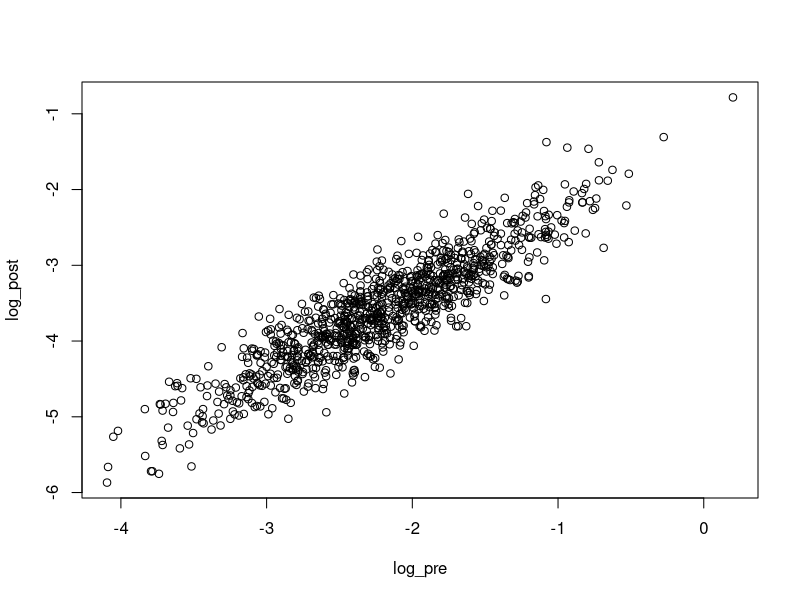
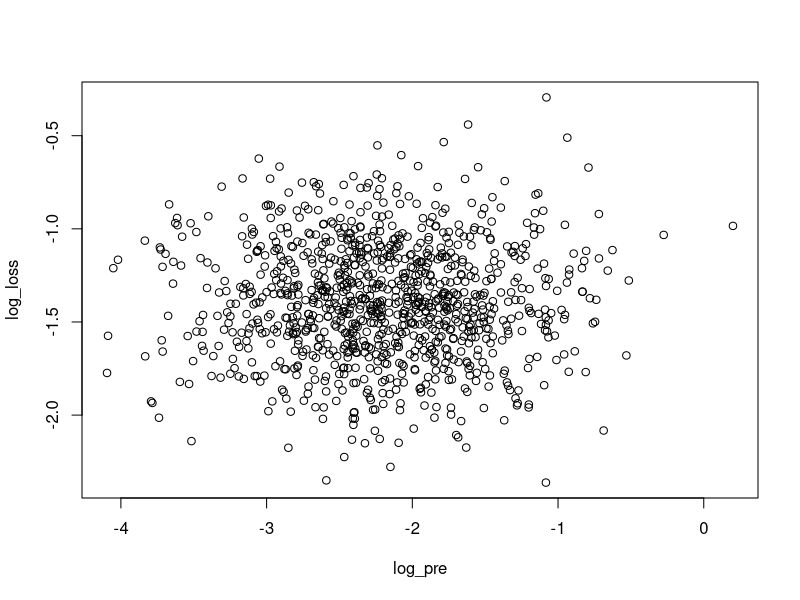
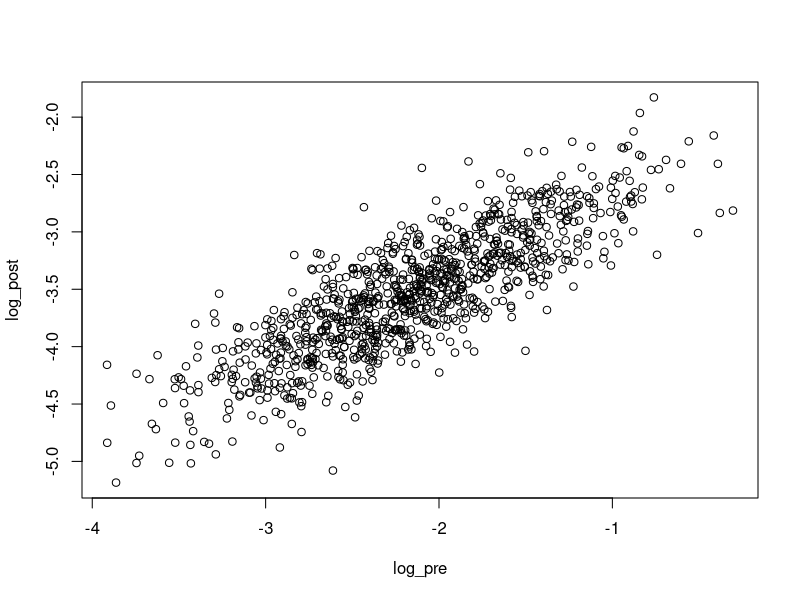
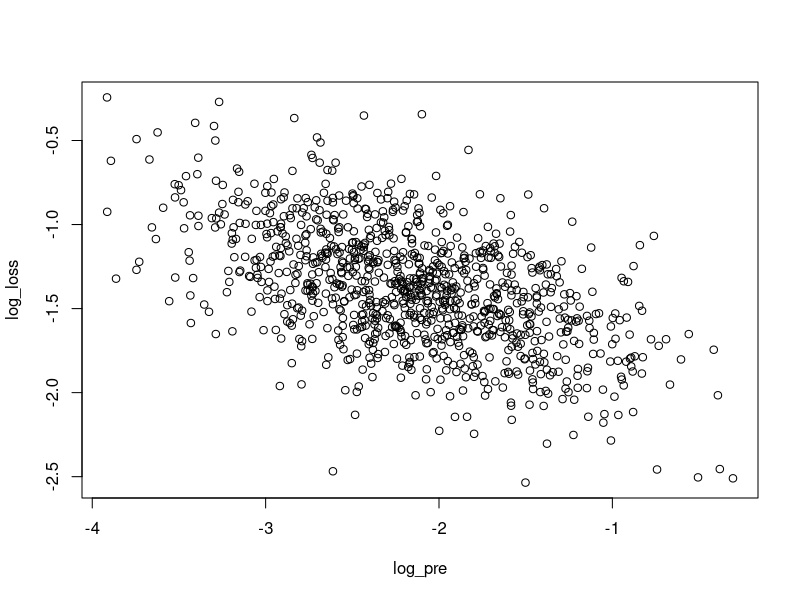
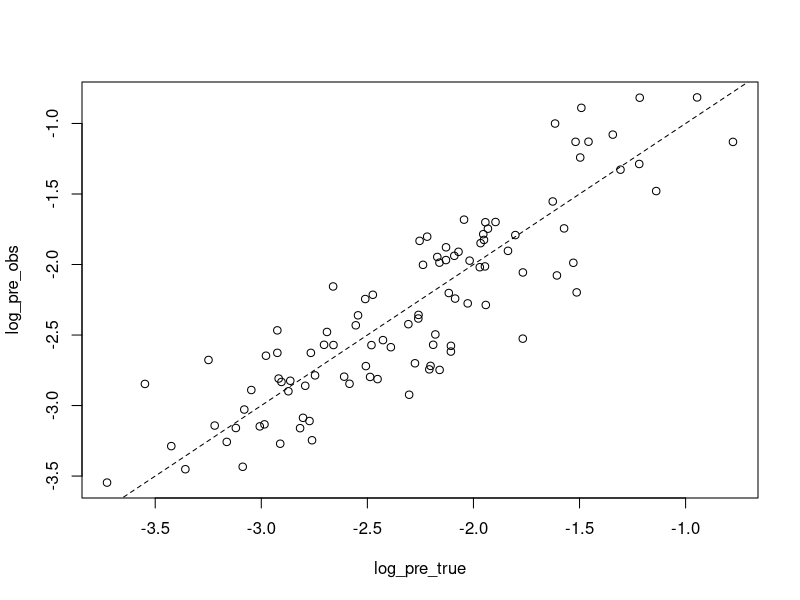
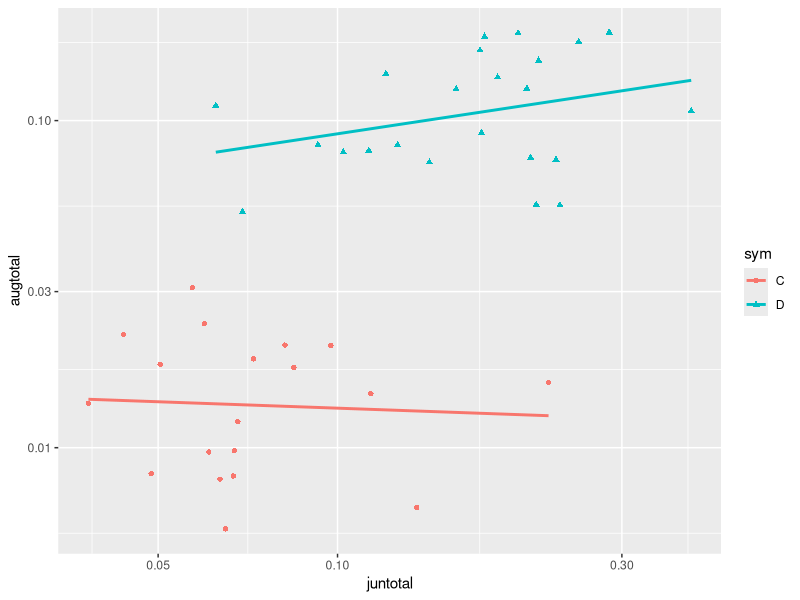
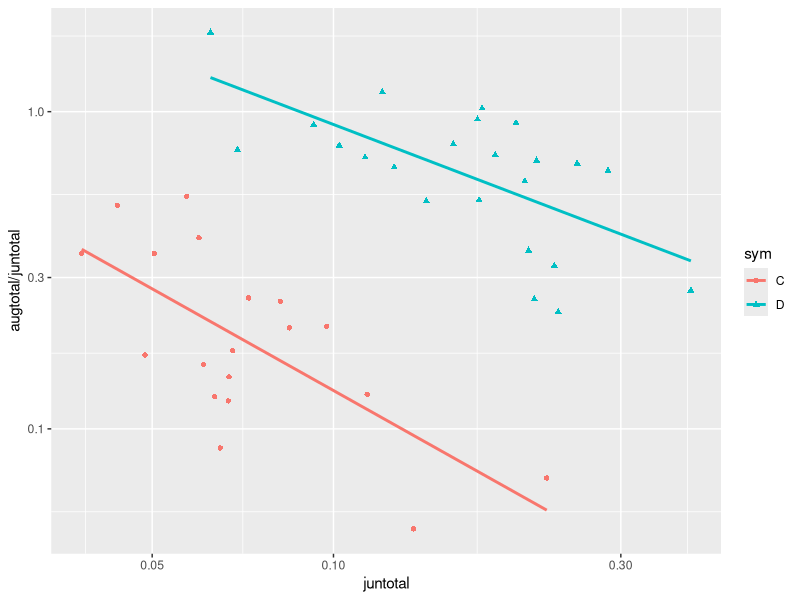
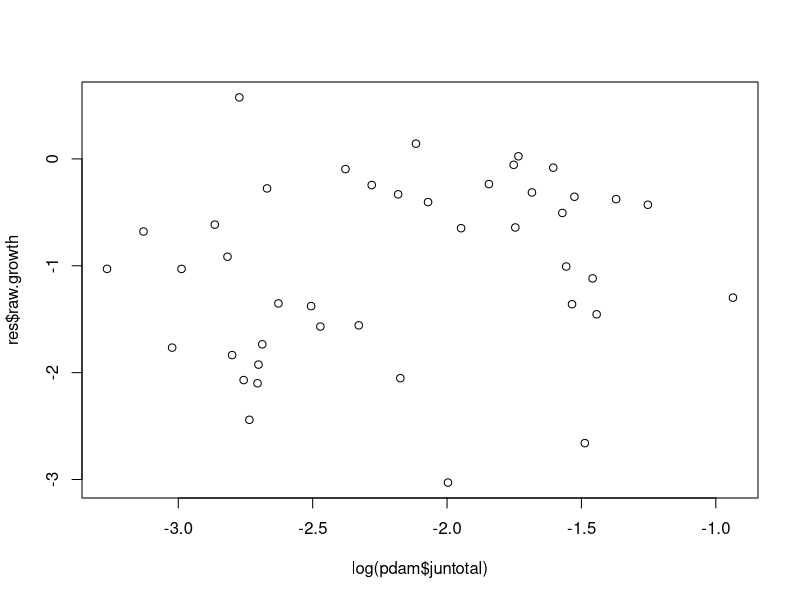

Here is the R script that generated these plots, in order:
## ---- chunk 1
knitr::opts_chunk$set(echo = TRUE)
## ---- chunk 2
# Load libraries
library(tidyverse)

# ----------------------------------------------------------
# 1. Simulate a Null Model with No Biological Relationship
# ----------------------------------------------------------
# Goal: Confirm that if log_loss is independent of log_pre, regression shows no spurious slope
# assumes log percent of symbionts lost is random normal

set.seed(1)
log_pre <- rnorm(1000, mean = -2.2, sd = 0.63)              # Pre-bleaching log SHR
log_loss <- rnorm(1000, mean = log(0.25), sd = 0.3)         # Independent log-loss
log_post <- log_pre + log_loss                              # Post = Pre + noise

# Expect: slope ≈ 1
summary(lm(log_post ~ log_pre))     
plot(log_pre, log_post)

# Expect: slope ≈ 0
summary(lm(log_loss ~ log_pre))
plot(log_pre, log_loss)


# ----------------------------------------------------------
# 2. Simulate a True Density-Dependent Relationship
# ----------------------------------------------------------
# Goal: Simulate a case where more symbionts causes greater loss (true relationship)

set.seed(2)
log_pre <- rnorm(1000, mean = -2.2, sd = 0.63)
b <- -0.2  # more symbionts → more loss
log_loss <- b * scale(log_pre)[,1] + rnorm(1000, mean = log(0.25), sd = 0.3)
log_post <- log_pre + log_loss

# Expect: slope < 1 (indicating higher initial SHR leads to proportionally greater loss)
summary(lm(log_post ~ log_pre))   
plot(log_pre, log_post)

# Expect: slope < 0 (log_loss decreases as log_pre increases)
summary(lm(log_loss ~ log_pre))  
plot(log_pre, log_loss)


# ----------------------------------------------------------
# 3. Demonstrate Mathematical Coupling via Shared Noise
# ----------------------------------------------------------
# Goal: Show how shared noise (e.g., from measurement error) can induce spurious slope

set.seed(3)
log_pre_true <- rnorm(1000, mean = -2.2, sd = 0.63)
log_pre_obs <- log_pre_true + rnorm(1000, sd = 0.2)  # observed with error
log_post <- log_pre_true + rnorm(1000, mean = log(0.25), sd = 0.3)
log_loss <- log_post - log_pre_obs  # uses noisy log(pre) → coupling

# Expect: slope < 0 even though post was independent of obs
summary(lm(log_loss ~ log_pre_obs))     


# expanded version of this
# True pre-bleaching log values
log_pre_true <- rnorm(100, mean = -2.2, sd = 0.63)

# Observed pre values include measurement error
log_pre_obs <- log_pre_true + rnorm(100, sd = 0.3)
plot(log_pre_true, log_pre_obs)
abline(0, 1, lty = 2)

# Simulate post values: depend on true pre, but not observed pre
log_post <- log_pre_true + rnorm(100, mean = log(0.25), sd = 0.3)

# Calculate log-loss using observed (noisy) log(pre)
log_loss <- log_post - log_pre_obs

# Regress log_loss ~ log_pre_obs
summary(lm(log_loss ~ log_pre_obs))
# Regress log_loss ~ log_pre_true
summary(lm(log_loss ~ log_pre_true))



# ----------------------------------------------------------
# 4. Use the Equivalent Formulation for Slope Testing
# ----------------------------------------------------------
# Recall: log(post/pre) = log(post) - log(pre)
# Therefore:
#   slope(log(post/pre) ~ log(pre)) < 0
# ⟺ slope(log(post) ~ log(pre)) < 1

set.seed(4)
log_pre <- rnorm(1000, mean = -2.2, sd = 0.63)
log_loss <- rnorm(1000, mean = log(0.25), sd = 0.3)
log_post <- log_pre + log_loss

# These are equivalent tests:
mod1 <- lm(log_post ~ log_pre)
mod2 <- lm(log_post - log_pre ~ log_pre)

summary(mod1)  # test if slope < 1
summary(mod2)  # test if slope < 0 (same result)


# ----------------------------------------------------------
# 5. Apply in Real Data with Simulation or Mixed Models
# ----------------------------------------------------------
# Real data: to determine if observed slope is meaningful
# - Use linear mixed models if repeated measures
# - Compare to null simulations (e.g., above)
# - Consider bootstrapping to assess slope uncertainty

# Note: not run here, but this structure can guide real data analysis.
pdam <- read_csv("PdamRbleaching.csv")
pdam %>% 
  group_by(sym) %>%
  summarise(across(c(juntotal, augtotal), 
                   list(mean = ~mean(log(.)), sd = ~sd(log(.)))))

ggplot(pdam, aes(x = juntotal, y = augtotal, 
                 shape = sym, color = sym)) +
  geom_point() +
  scale_x_log10() +
  scale_y_log10() +
  geom_smooth(method = "lm", se = FALSE)
mod <- lm(log(augtotal) ~ log(juntotal) + sym, data = pdam)
summary(mod)
  

ggplot(pdam, aes(x = juntotal, y = augtotal/juntotal, shape = sym, color = sym)) +
  geom_point() +
  scale_x_log10() +
  scale_y_log10() +
  geom_smooth(method = "lm", se = FALSE)
mod <- lm(log(augtotal/juntotal) ~ log(juntotal) + sym, data = pdam)
summary(mod)

### Kelly and Price correction
rttm.adj<-function(m1, m2){
  raw.growth<-m2-m1
  vart<-var.test(m1,m2,paired = T) ## variances equal? 
  vpv<-vart$p.value # var.test p value
  m1m2cor<-cor.test(m1, m2) # test correlation between m1 and m2 
  rho<-m1m2cor$estimate # correlation coefficient between m1 and m2 
  m1sd<-sd(m1) # m1 sd
  m2sd<-sd(m2) # m2 sd
  m1v<-var(m1) # m1 var
  m2v<-var(m2) # m2 var
  m1m<-mean(m1) # m1 mean
  m2m<-mean(m2) # m2 mean
  pm<-mean(raw.growth)
  rho2<-(2*rho*m1sd*m2sd)/(m1v+m2v) # adjusted correlation coefficient used if variances are equal
  rhof<-ifelse(vpv <= 0.05, rho, rho2) # which rho is used for dstar calculation is based on variance comparison
  dstar<-(rhof*(m1-m1m)-(m2-m2m))*-1 # adjustment values. Multiply by -1 to flip sign because Kelly and Price based on plasticity as m1-m2, not m2-m1 as in most thermal tolerance estimates
  adj.growth <- pm+dstar # corrected plasticity. 
  out<-as.data.frame(cbind(raw.growth, dstar, adj.growth)) 
  return(out)
}

res <- rttm.adj(log(pdam$juntotal), log(pdam$augtotal))
pdam$juntotal[1] - pdam$augtotal[1]

plot(log(pdam$juntotal), res$raw.growth)
mod1 <- lm(res$raw.growth ~ log(pdam$juntotal) + pdam$sym)
summary(mod1)
plot(log(pdam$juntotal), res$adj.growth)
mod2 <- lm(res$adj.growth ~ log(pdam$juntotal) + pdam$sym)
summary(mod2)


# ----------------------------------------------------------
# Summary:
# - Simulated log_loss independent of log_pre → slope ≈ 0
# - Simulated density-dependent log_loss → slope < 0
# - Shared error in log(pre) & log_loss → spurious slope < 0
# - Test slope of log(post) ~ log(pre) < 1 (equivalent to log_loss ~ log_pre < 0)

## ---- chunk 3
# Load tidyverse for plotting and clean data handling
library(tidyverse)

set.seed(123)

# Sample size
n <- 1000

# STEP 1a: Simulate true pre and post values (X and Y)
# Let's simulate on the log scale for realism in biological ratios (e.g., SHR)

log_X <- rnorm(n, mean = -2.2, sd = 0.63)  # true pre values (log scale)
D <- rnorm(n, mean = log(0.25), sd = 0.3)  # true change (log scale), e.g., 75% reduction
log_Y <- log_X + D                         # true post = pre + change on log scale

# STEP 1b: Optional plot for visual diagnostics
tibble(log_X, log_Y, D) %>%
  pivot_longer(cols = c(D, log_Y), names_to = "response", values_to = "value") %>%
  ggplot(aes(x = log_X, y = value)) +
  geom_point(alpha = 0.3) +
  geom_smooth(method = "lm", se = FALSE, color = "blue") +
  facet_wrap(~rev(response), scales = "free_y") +
  theme_minimal()

# STEP 2: Add measurement error
error_X <- rnorm(n, mean = 0, sd = 0.3)  # error in baseline
error_Y <- rnorm(n, mean = 0, sd = 0.3)  # error in follow-up

log_x <- log_X + error_X  # observed pre
log_y <- log_Y + error_Y  # observed post

# Observed change (log scale): log(y) - log(x) = log(y/x)
log_loss <- log_y - log_x

# STEP 3: Fit models
mod1 <- lm(log_y ~ log_x)         # post vs pre
mod2 <- lm(log_loss ~ log_x)      # log ratio vs pre

# STEP 4: Report coefficients
summary(mod1)  # slope should be < 1 due to regression to the mean
summary(mod2)  # slope should be < 0 due to mathematical coupling

# STEP 5: Optional plot for visual diagnostics
tibble(log_x, log_y, log_loss) %>%
  pivot_longer(cols = c(log_loss, log_y), names_to = "response", values_to = "value") %>%
  mutate(response = factor(response, levels = c("log_y", "log_loss"))) %>%
  ggplot(aes(x = log_x, y = value)) +
  geom_point(alpha = 0.3) +
  geom_smooth(method = "lm", se = FALSE, color = "blue") +
  facet_wrap(~response, scales = "free_y") +
  labs(
    x = "Observed log(pre)",
    y = "Response",
    title = "Regression to the Mean and Mathematical Coupling Due to Measurement Error"
  ) +
  theme_minimal()

